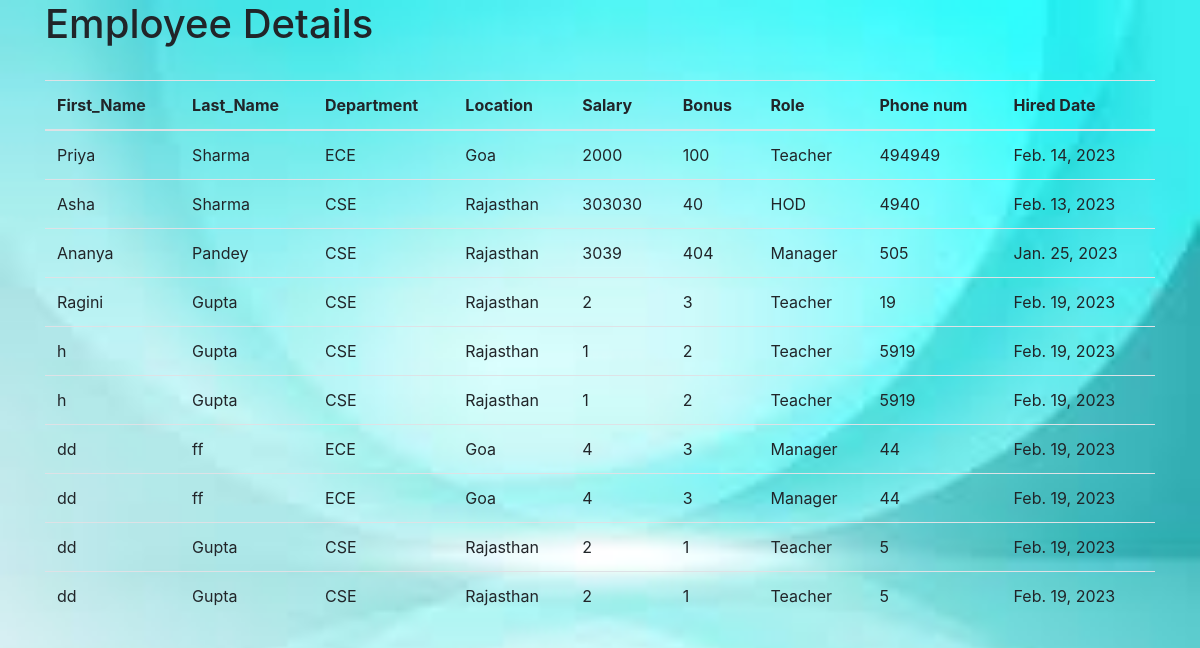
The app's page /all_emp with its own data.
### emp_app/models.py (models this page shows, shortened)
class Employee(models.Model):
    first_name = models.CharField(max_length=100)
    last_name = models.CharField(max_length=100)
    dept=models.ForeignKey(Department, on_delete=models.CASCADE)
    salary=models.IntegerField(default=0)
    bonus=models.IntegerField(default=0)
    role=models.ForeignKey(Role, on_delete=models.CASCADE)
    phone=models.IntegerField(default=0)
    hiredate=models.DateField(auto_now_add=True)

class Department(models.Model):
    name= models.CharField(max_length=200)
    location=models.CharField(max_length=100)
    def __str__(self):
        return self.name

class Role(models.Model):
    name=models.CharField(max_length=200)
    def __str__(self):
        return self.name

### emp_app/views.py (the view)
# urls.py: path('all_emp',views.all_emp, name='all_emp'),
def all_emp(request):
    emps=Employee.objects.all
    context={
        'emps':emps
    }
    return render(request, 'all_emp.html', context)

### templates/all_emp.html (shortened to what this page needs)
<!DOCTYPE html>
<html lang="en">
<head>
    <link rel="stylesheet" href="https://cdn.jsdelivr.net/npm/bootstrap@4.3.1/dist/css/bootstrap.min.css">
</head>
<body>
    <div class="container">
        <h1>Employee Details</h1>
        <br>
        </div>
    <div class="container">
        <table class="table">
            <thead>
              <tr>
                <th>First_Name</th>
                <th>Last_Name</th>
                <th>Department</th>
                <th>Location</th>
                <th>Salary</th>
                <th>Bonus</th>
                <th>Role</th>
                <th>Phone num</th>
                <th>Hired Date</th>
              </tr>
            </thead>
            <tbody>
                {% for emp in emps %}
              <tr>
                <td>{{emp.first_name}}</td>
                <td>{{emp.last_name}}</td>
                <td>{{emp.dept}}</td>
                <td>{{emp.dept.location}}</td>
                <td>{{emp.salary}}</td>
                <td>{{emp.bonus}}</td>
                <td>{{emp.role}}</td>
                <td>{{emp.phone}}</td>
                <td>{{emp.hiredate}}</td>
              </tr>
              {% endfor %}
            </tbody>
          </table>
    </div>
  </body>
</html>

### templates/all_emp.html (style rules this page uses)
body { background-image: url("/static/im.jfif"); background-repeat:no-repeat; background-size: cover; }

### records on screen
Employee: first_name "Priya", last_name "Sharma", dept "ECE", dept.location "Goa", salary "2000", bonus "100", role "Teacher", phone "494949", hiredate "Feb. 14, 2023"
Employee: first_name "Asha", last_name "Sharma", dept "CSE", dept.location "Rajasthan", salary "303030", bonus "40", role "HOD", phone "4940", hiredate "Feb. 13, 2023"
Employee: first_name "Ananya", last_name "Pandey", dept "CSE", dept.location "Rajasthan", salary "3039", bonus "404", role "Manager", phone "505", hiredate "Jan. 25, 2023"
Employee: first_name "Ragini", last_name "Gupta", dept "CSE", dept.location "Rajasthan", salary "2", bonus "3", role "Teacher", phone "19", hiredate "Feb. 19, 2023"
Employee: first_name "h", last_name "Gupta", dept "CSE", dept.location "Rajasthan", salary "1", bonus "2", role "Teacher", phone "5919", hiredate "Feb. 19, 2023"
Employee: first_name "h", last_name "Gupta", dept "CSE", dept.location "Rajasthan", salary "1", bonus "2", role "Teacher", phone "5919", hiredate "Feb. 19, 2023"
Employee: first_name "dd", last_name "ff", dept "ECE", dept.location "Goa", salary "4", bonus "3", role "Manager", phone "44", hiredate "Feb. 19, 2023"
Employee: first_name "dd", last_name "ff", dept "ECE", dept.location "Goa", salary "4", bonus "3", role "Manager", phone "44", hiredate "Feb. 19, 2023"
Employee: first_name "dd", last_name "Gupta", dept "CSE", dept.location "Rajasthan", salary "2", bonus "1", role "Teacher", phone "5", hiredate "Feb. 19, 2023"
Employee: first_name "dd", last_name "Gupta", dept "CSE", dept.location "Rajasthan", salary "2", bonus "1", role "Teacher", phone "5", hiredate "Feb. 19, 2023"
